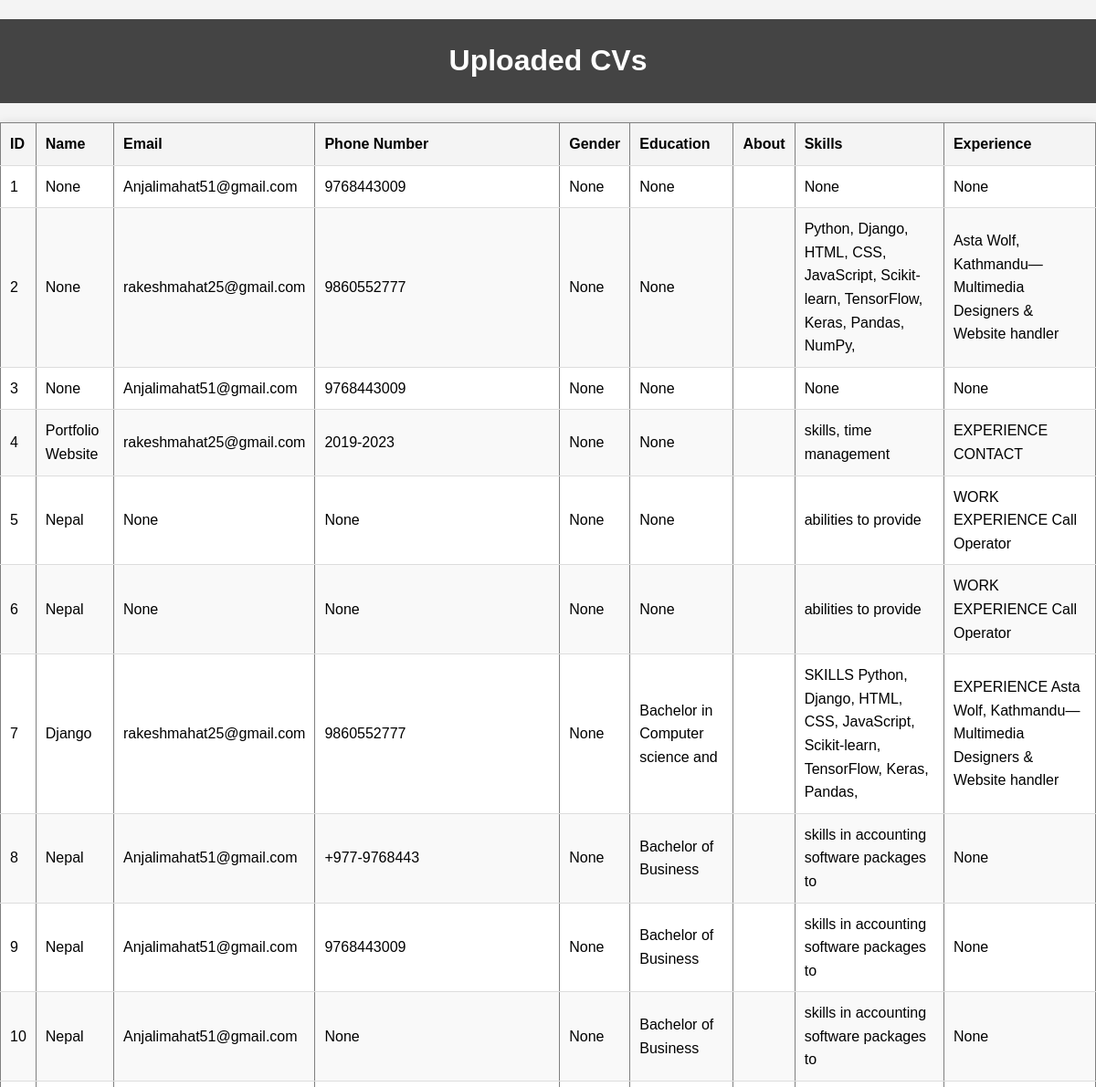
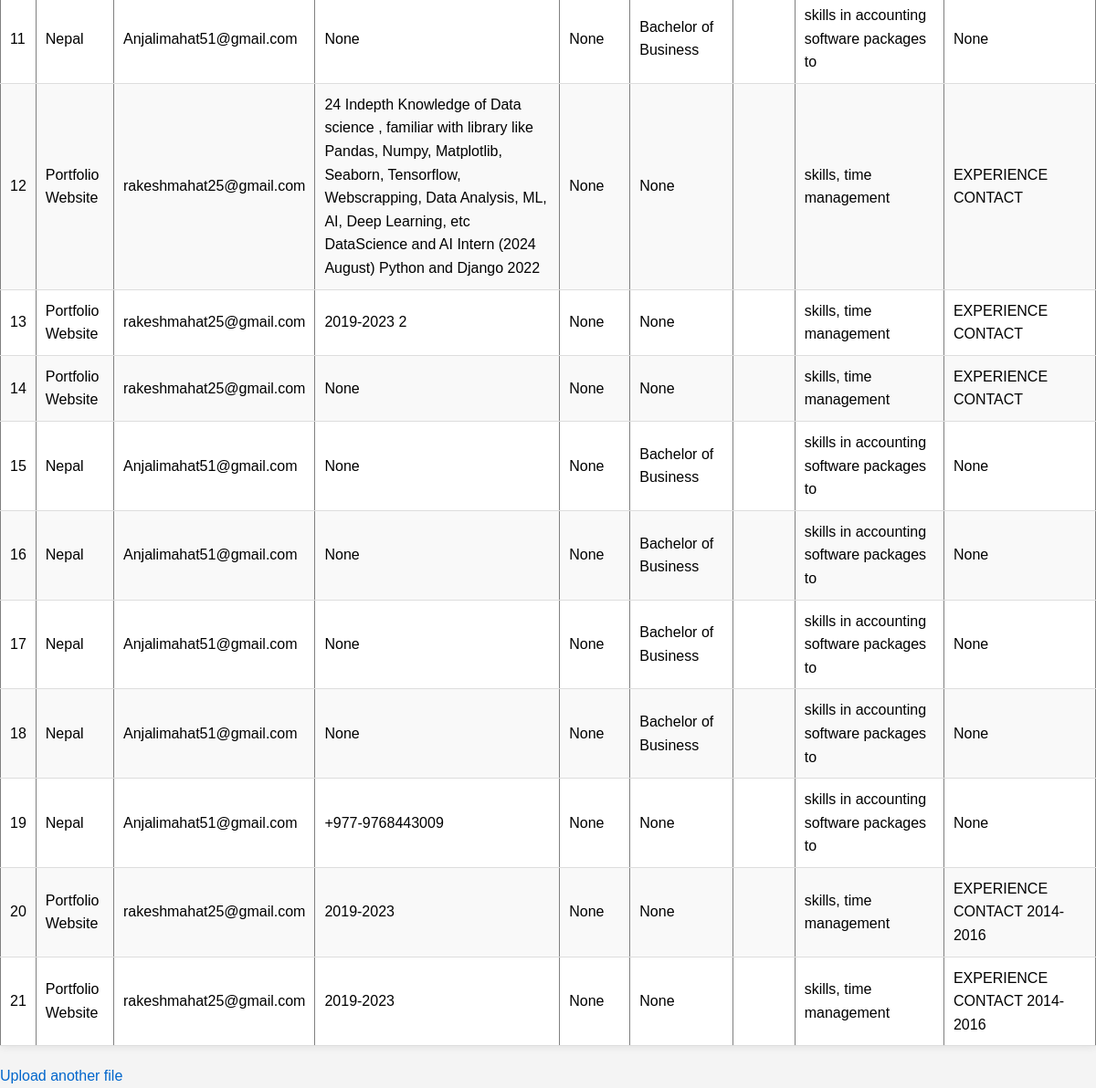
/view, run on the app's committed database (2 pictures, top to bottom).
### main.py (models this page shows)
class CVData(Base):
    __tablename__ = "cv_data"
    id = Column(Integer, primary_key=True, index=True)
    name = Column(String, nullable=True)
    email = Column(String, nullable=True)
    phone_number = Column(String, nullable=True)
    address = Column(String, nullable=True)  # Added address column
    gender = Column(String, nullable=True)
    education = Column(String, nullable=True)
    training = Column(String, nullable=True)  # Added training column
    skills = Column(String, nullable=True)
    experience = Column(String, nullable=True)
    languages = Column(String, nullable=True)

### main.py (the view)
@app.get("/view", response_class=HTMLResponse)
async def view_data(request: Request, db: Session = Depends(get_db)):
    cv_entries = db.query(CVData).all()
    return templates.TemplateResponse("view.html", {"request": request, "cv_entries": cv_entries})

### templates/view.html (shortened to what this page needs)
<!DOCTYPE html>
<html lang="en">
<head>
    <link rel="stylesheet" href="/static/styles.css">
</head>
<body>
    <h1>Uploaded CVs</h1>
    <table border="1">
        <thead>
            <tr>
                <th>ID</th>
                <th>Name</th>
                <th>Email</th>
                <th>Phone Number</th>
                <th>Gender</th>
                <th>Education</th>
                <th>About</th>
                <th>Skills</th>
                <th>Experience</th>
            </tr>
        </thead>
        <tbody>
            {% for entry in cv_entries %}
            <tr>
                <td>{{ entry.id }}</td>
                <td>{{ entry.name }}</td>
                <td>{{ entry.email }}</td>
                <td>{{ entry.phone_number }}</td>
                <td>{{ entry.gender }}</td>
                <td>{{ entry.education }}</td>
                <td>{{ entry.about }}</td>
                <td>{{ entry.skills }}</td>
                <td>{{ entry.experience }}</td>
            </tr>
            {% endfor %}
        </tbody>
    </table>
    <a href="/">Upload another file</a>
</body>
</html>

### static/styles.css (style rules this page uses)
body { font-family: Arial, sans-serif; line-height: 1.6; margin: 0; padding: 0; background-color: #f4f4f4; }
h1 { color: #333; text-align: center; padding: 20px; background-color: #444; color: #fff; }
table { width: 100%; margin: 20px auto; border-collapse: collapse; background: #fff; box-shadow: 0 0 10px rgba(0, 0, 0, 0.1); }
table th, table td { padding: 10px; text-align: left; border-bottom: 1px solid #ddd; }
table th { background-color: #f4f4f4; }
table tr:nth-child(even) { background-color: #f9f9f9; }
a { color: #0066cc; text-decoration: none; }

### data on the page
CVData: id "1", name "None", email "Anjalimahat51@gmail.com", phone_number "9768443009", gender "None", education "None", skills "None", experience "None"
CVData: id "2", name "None", email "rakeshmahat25@gmail.com", phone_number "9860552777", gender "None", education "None", skills "Python, Django, HTML, CSS, JavaScript, Scikit-learn, TensorFlow, Keras, Pandas, NumPy,", experience "Asta Wolf, Kathmandu— Multimedia Designers & Website handler"
CVData: id "3", name "None", email "Anjalimahat51@gmail.com", phone_number "9768443009", gender "None", education "None", skills "None", experience "None"
CVData: id "4", name "Portfolio Website", email "rakeshmahat25@gmail.com", phone_number "2019-2023", gender "None", education "None", skills "skills, time management", experience "EXPERIENCE CONTACT"
CVData: id "5", name "Nepal", email "None", phone_number "None", gender "None", education "None", skills "abilities to provide", experience "WORK EXPERIENCE Call Operator"
CVData: id "6", name "Nepal", email "None", phone_number "None", gender "None", education "None", skills "abilities to provide", experience "WORK EXPERIENCE Call Operator"
CVData: id "7", name "Django", email "rakeshmahat25@gmail.com", phone_number "9860552777", gender "None", education "Bachelor in Computer science and", skills "SKILLS Python, Django, HTML, CSS, JavaScript, Scikit-learn, TensorFlow, Keras, Pandas,", experience "EXPERIENCE Asta Wolf, Kathmandu— Multimedia Designers & Website handler"
CVData: id "8", name "Nepal", email "Anjalimahat51@gmail.com", phone_number "+977-9768443", gender "None", education "Bachelor of Business", skills "skills in accounting software packages to", experience "None"
CVData: id "9", name "Nepal", email "Anjalimahat51@gmail.com", phone_number "9768443009", gender "None", education "Bachelor of Business", skills "skills in accounting software packages to", experience "None"
CVData: id "10", name "Nepal", email "Anjalimahat51@gmail.com", phone_number "None", gender "None", education "Bachelor of Business", skills "skills in accounting software packages to", experience "None"
CVData: id "11", name "Nepal", email "Anjalimahat51@gmail.com", phone_number "None", gender "None", education "Bachelor of Business", skills "skills in accounting software packages to", experience "None"
CVData: id "12", name "Portfolio Website", email "rakeshmahat25@gmail.com", phone_number "24 Indepth Knowledge of Data science , familiar with library like Pandas, Numpy, Matplotlib, Seaborn, Tensorflow, Webscrapping, Data Analysis, ML, AI, Deep Learning, etc DataScience and AI Intern (2024 August) Python and Django 2022", gender "None", education "None", skills "skills, time management", experience "EXPERIENCE CONTACT"
CVData: id "13", name "Portfolio Website", email "rakeshmahat25@gmail.com", phone_number "2019-2023 2", gender "None", education "None", skills "skills, time management", experience "EXPERIENCE CONTACT"
CVData: id "14", name "Portfolio Website", email "rakeshmahat25@gmail.com", phone_number "None", gender "None", education "None", skills "skills, time management", experience "EXPERIENCE CONTACT"
CVData: id "15", name "Nepal", email "Anjalimahat51@gmail.com", phone_number "None", gender "None", education "Bachelor of Business", skills "skills in accounting software packages to", experience "None"
CVData: id "16", name "Nepal", email "Anjalimahat51@gmail.com", phone_number "None", gender "None", education "Bachelor of Business", skills "skills in accounting software packages to", experience "None"
CVData: id "17", name "Nepal", email "Anjalimahat51@gmail.com", phone_number "None", gender "None", education "Bachelor of Business", skills "skills in accounting software packages to", experience "None"
CVData: id "18", name "Nepal", email "Anjalimahat51@gmail.com", phone_number "None", gender "None", education "Bachelor of Business", skills "skills in accounting software packages to", experience "None"
CVData: id "19", name "Nepal", email "Anjalimahat51@gmail.com", phone_number "+977-9768443009", gender "None", education "None", skills "skills in accounting software packages to", experience "None"
CVData: id "20", name "Portfolio Website", email "rakeshmahat25@gmail.com", phone_number "2019-2023", gender "None", education "None", skills "skills, time management", experience "EXPERIENCE CONTACT 2014-2016"
CVData: id "21", name "Portfolio Website", email "rakeshmahat25@gmail.com", phone_number "2019-2023", gender "None", education "None", skills "skills, time management", experience "EXPERIENCE CONTACT 2014-2016"
